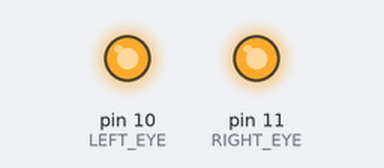
Recording of a sketch running on a simulated Arduino Uno, built with avr-gcc and run on an emulated ATmega328P. On the bench: output pins drawn as LEDs (lit = HIGH).

Above: at 0.7 s.
At 2.0 s:
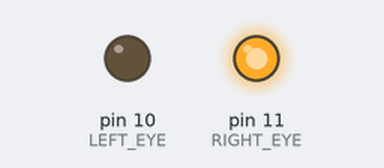
At 5.37 s:
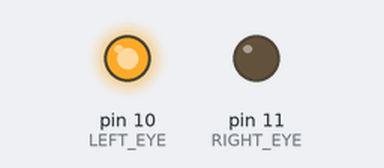
At 6.7 s:
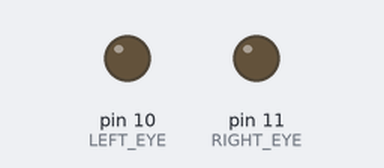
Timing chart, 0 to 8.6 s (numbered marks = the images above):
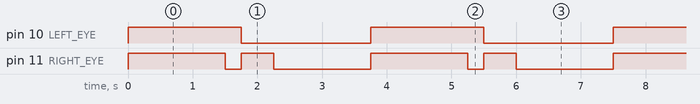

Measured:
- by itself, pin 10 (LEFT_EYE): alternates HIGH for 1.8 s and LOW for 2.0 s
- by itself, pin 11 (RIGHT_EYE): repeats every 3.8 s: LOW 0.25 s, HIGH 0.50 s, LOW 1.5 s, HIGH 1.5 s
- by itself, everything shown: repeats every 3.8 s, in 4 steps

The sketch:

PixelPalChip_001.ino
```cpp
#define LEFT_EYE 10
#define RIGHT_EYE 11

void setup() {
 pinMode(LEFT_EYE,OUTPUT);
 pinMode(RIGHT_EYE,OUTPUT);

}


void loop() {
  digitalWrite(LEFT_EYE, HIGH);
  digitalWrite(RIGHT_EYE, HIGH);
  delay (1500);
  digitalWrite(LEFT_EYE, HIGH);
  digitalWrite(RIGHT_EYE, LOW);
  delay(250);
  digitalWrite(LEFT_EYE, LOW);
  digitalWrite(RIGHT_EYE, HIGH);
  delay(500);
  digitalWrite(LEFT_EYE, LOW);
  digitalWrite(RIGHT_EYE, LOW);
  delay(1500);
  }
```
